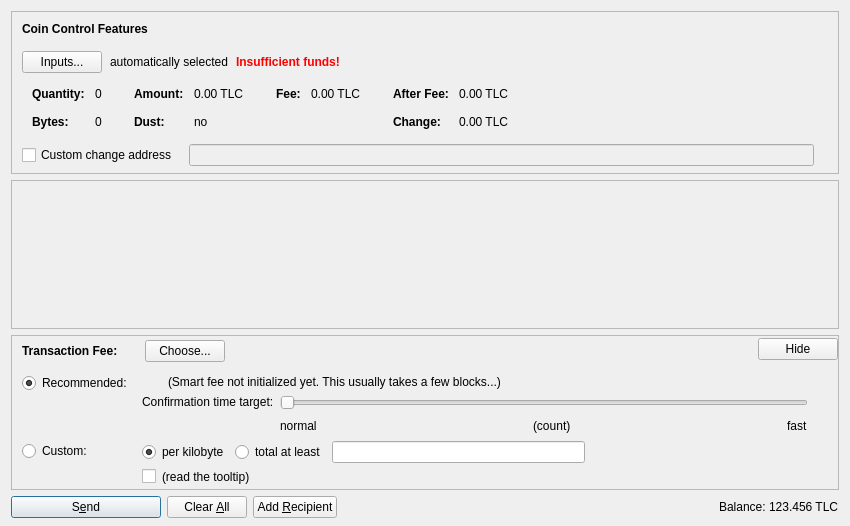
<?xml version="1.0" encoding="UTF-8"?>
<ui version="4.0">
 <class>SendCoinsDialog</class>
 <widget class="QDialog" name="SendCoinsDialog">
  <property name="geometry">
   <rect>
    <x>0</x>
    <y>0</y>
    <width>850</width>
    <height>526</height>
   </rect>
  </property>
  <property name="windowTitle">
   <string>Send Coins</string>
  </property>
  <layout class="QVBoxLayout" name="verticalLayout" stretch="0,1,0,0">
   <property name="bottomMargin">
    <number>8</number>
   </property>
   <item>
    <widget class="QFrame" name="frameCoinControl">
     <property name="sizePolicy">
      <sizepolicy hsizetype="Expanding" vsizetype="Expanding">
       <horstretch>0</horstretch>
       <verstretch>0</verstretch>
      </sizepolicy>
     </property>
     <property name="maximumSize">
      <size>
       <width>16777215</width>
       <height>16777215</height>
      </size>
     </property>
     <property name="frameShape">
      <enum>QFrame::StyledPanel</enum>
     </property>
     <property name="frameShadow">
      <enum>QFrame::Sunken</enum>
     </property>
     <layout class="QVBoxLayout" name="verticalLayoutCoinControl2">
      <property name="spacing">
       <number>0</number>
      </property>
      <property name="leftMargin">
       <number>0</number>
      </property>
      <property name="topMargin">
       <number>0</number>
      </property>
      <property name="rightMargin">
       <number>0</number>
      </property>
      <property name="bottomMargin">
       <number>6</number>
      </property>
      <item>
       <layout class="QVBoxLayout" name="verticalLayoutCoinControl" stretch="0,0,0,0,1">
        <property name="spacing">
         <number>0</number>
        </property>
        <property name="leftMargin">
         <number>10</number>
        </property>
        <property name="topMargin">
         <number>10</number>
        </property>
        <item>
         <layout class="QHBoxLayout" name="horizontalLayoutCoinControl1">
          <property name="bottomMargin">
           <number>15</number>
          </property>
          <item>
           <widget class="QLabel" name="labelCoinControlFeatures">
            <property name="sizePolicy">
             <sizepolicy hsizetype="Preferred" vsizetype="Maximum">
              <horstretch>0</horstretch>
              <verstretch>0</verstretch>
             </sizepolicy>
            </property>
            <property name="font">
             <font>
              <weight>75</weight>
              <bold>true</bold>
             </font>
            </property>
            <property name="styleSheet">
             <string notr="true">font-weight:bold;</string>
            </property>
            <property name="text">
             <string>Coin Control Features</string>
            </property>
           </widget>
          </item>
         </layout>
        </item>
        <item>
         <layout class="QHBoxLayout" name="horizontalLayoutCoinControl2" stretch="0,0,0,0">
          <property name="spacing">
           <number>8</number>
          </property>
          <property name="bottomMargin">
           <number>10</number>
          </property>
          <item>
           <widget class="QPushButton" name="pushButtonCoinControl">
            <property name="styleSheet">
             <string notr="true"/>
            </property>
            <property name="text">
             <string>Inputs...</string>
            </property>
            <property name="autoDefault">
             <bool>false</bool>
            </property>
           </widget>
          </item>
          <item>
           <widget class="QLabel" name="labelCoinControlAutomaticallySelected">
            <property name="text">
             <string>automatically selected</string>
            </property>
            <property name="margin">
             <number>5</number>
            </property>
           </widget>
          </item>
          <item>
           <widget class="QLabel" name="labelCoinControlInsuffFunds">
            <property name="font">
             <font>
              <weight>75</weight>
              <bold>true</bold>
             </font>
            </property>
            <property name="styleSheet">
             <string notr="true">color:red;font-weight:bold;</string>
            </property>
            <property name="text">
             <string>Insufficient funds!</string>
            </property>
            <property name="margin">
             <number>5</number>
            </property>
           </widget>
          </item>
          <item>
           <spacer name="horizontalSpacerCoinControl">
            <property name="orientation">
             <enum>Qt::Horizontal</enum>
            </property>
            <property name="sizeHint" stdset="0">
             <size>
              <width>40</width>
              <height>1</height>
             </size>
            </property>
           </spacer>
          </item>
         </layout>
        </item>
        <item>
         <widget class="QWidget" name="widgetCoinControl" native="true">
          <property name="sizePolicy">
           <sizepolicy hsizetype="Preferred" vsizetype="Preferred">
            <horstretch>0</horstretch>
            <verstretch>0</verstretch>
           </sizepolicy>
          </property>
          <property name="minimumSize">
           <size>
            <width>0</width>
            <height>0</height>
           </size>
          </property>
          <property name="styleSheet">
           <string notr="true"/>
          </property>
          <layout class="QHBoxLayout" name="horizontalLayoutCoinControl5">
           <property name="leftMargin">
            <number>0</number>
           </property>
           <property name="topMargin">
            <number>0</number>
           </property>
           <property name="rightMargin">
            <number>0</number>
           </property>
           <property name="bottomMargin">
            <number>0</number>
           </property>
           <item>
            <layout class="QHBoxLayout" name="horizontalLayoutCoinControl3" stretch="0,0,0,1">
             <property name="spacing">
              <number>20</number>
             </property>
             <property name="topMargin">
              <number>0</number>
             </property>
             <property name="bottomMargin">
              <number>10</number>
             </property>
             <item>
              <layout class="QFormLayout" name="formLayoutCoinControl1">
               <property name="horizontalSpacing">
                <number>10</number>
               </property>
               <property name="verticalSpacing">
                <number>14</number>
               </property>
               <property name="leftMargin">
                <number>10</number>
               </property>
               <property name="topMargin">
                <number>4</number>
               </property>
               <property name="rightMargin">
                <number>6</number>
               </property>
               <item row="0" column="0">
                <widget class="QLabel" name="labelCoinControlQuantityText">
                 <property name="font">
                  <font>
                   <weight>75</weight>
                   <bold>true</bold>
                  </font>
                 </property>
                 <property name="text">
                  <string>Quantity:</string>
                 </property>
                 <property name="margin">
                  <number>0</number>
                 </property>
                </widget>
               </item>
               <item row="0" column="1">
                <widget class="QLabel" name="labelCoinControlQuantity">
                 <property name="cursor">
                  <cursorShape>IBeamCursor</cursorShape>
                 </property>
                 <property name="contextMenuPolicy">
                  <enum>Qt::ActionsContextMenu</enum>
                 </property>
                 <property name="text">
                  <string notr="true">0</string>
                 </property>
                 <property name="margin">
                  <number>0</number>
                 </property>
                 <property name="textInteractionFlags">
                  <set>Qt::LinksAccessibleByMouse|Qt::TextSelectableByKeyboard|Qt::TextSelectableByMouse</set>
                 </property>
                </widget>
               </item>
               <item row="1" column="0">
                <widget class="QLabel" name="labelCoinControlBytesText">
                 <property name="font">
                  <font>
                   <weight>75</weight>
                   <bold>true</bold>
                  </font>
                 </property>
                 <property name="text">
                  <string>Bytes:</string>
                 </property>
                </widget>
               </item>
               <item row="1" column="1">
                <widget class="QLabel" name="labelCoinControlBytes">
                 <property name="cursor">
                  <cursorShape>IBeamCursor</cursorShape>
                 </property>
                 <property name="contextMenuPolicy">
                  <enum>Qt::ActionsContextMenu</enum>
                 </property>
                 <property name="text">
                  <string notr="true">0</string>
                 </property>
                 <property name="textInteractionFlags">
                  <set>Qt::LinksAccessibleByMouse|Qt::TextSelectableByKeyboard|Qt::TextSelectableByMouse</set>
                 </property>
                </widget>
               </item>
              </layout>
             </item>
             <item>
              <layout class="QFormLayout" name="formLayoutCoinControl2">
               <property name="horizontalSpacing">
                <number>10</number>
               </property>
               <property name="verticalSpacing">
                <number>14</number>
               </property>
               <property name="leftMargin">
                <number>6</number>
               </property>
               <property name="topMargin">
                <number>4</number>
               </property>
               <property name="rightMargin">
                <number>6</number>
               </property>
               <item row="0" column="0">
                <widget class="QLabel" name="labelCoinControlAmountText">
                 <property name="font">
                  <font>
                   <weight>75</weight>
                   <bold>true</bold>
                  </font>
                 </property>
                 <property name="text">
                  <string>Amount:</string>
                 </property>
                 <property name="margin">
                  <number>0</number>
                 </property>
                </widget>
               </item>
               <item row="0" column="1">
                <widget class="QLabel" name="labelCoinControlAmount">
                 <property name="cursor">
                  <cursorShape>IBeamCursor</cursorShape>
                 </property>
                 <property name="contextMenuPolicy">
                  <enum>Qt::ActionsContextMenu</enum>
                 </property>
                 <property name="text">
                  <string notr="true">0.00 TLC</string>
                 </property>
                 <property name="textInteractionFlags">
                  <set>Qt::LinksAccessibleByMouse|Qt::TextSelectableByKeyboard|Qt::TextSelectableByMouse</set>
                 </property>
                </widget>
               </item>
               <item row="1" column="0">
                <widget class="QLabel" name="labelCoinControlLowOutputText">
                 <property name="font">
                  <font>
                   <weight>75</weight>
                   <bold>true</bold>
                  </font>
                 </property>
                 <property name="text">
                  <string>Dust:</string>
                 </property>
                </widget>
               </item>
               <item row="1" column="1">
                <widget class="QLabel" name="labelCoinControlLowOutput">
                 <property name="cursor">
                  <cursorShape>IBeamCursor</cursorShape>
                 </property>
                 <property name="contextMenuPolicy">
                  <enum>Qt::ActionsContextMenu</enum>
                 </property>
                 <property name="text">
                  <string notr="true">no</string>
                 </property>
                 <property name="textInteractionFlags">
                  <set>Qt::LinksAccessibleByMouse|Qt::TextSelectableByKeyboard|Qt::TextSelectableByMouse</set>
                 </property>
                </widget>
               </item>
              </layout>
             </item>
             <item>
              <layout class="QFormLayout" name="formLayoutCoinControl3">
               <property name="horizontalSpacing">
                <number>10</number>
               </property>
               <property name="verticalSpacing">
                <number>14</number>
               </property>
               <property name="leftMargin">
                <number>6</number>
               </property>
               <property name="topMargin">
                <number>4</number>
               </property>
               <property name="rightMargin">
                <number>6</number>
               </property>
               <item row="0" column="0">
                <widget class="QLabel" name="labelCoinControlFeeText">
                 <property name="font">
                  <font>
                   <weight>75</weight>
                   <bold>true</bold>
                  </font>
                 </property>
                 <property name="text">
                  <string>Fee:</string>
                 </property>
                 <property name="margin">
                  <number>0</number>
                 </property>
                </widget>
               </item>
               <item row="0" column="1">
                <widget class="QLabel" name="labelCoinControlFee">
                 <property name="cursor">
                  <cursorShape>IBeamCursor</cursorShape>
                 </property>
                 <property name="contextMenuPolicy">
                  <enum>Qt::ActionsContextMenu</enum>
                 </property>
                 <property name="text">
                  <string notr="true">0.00 TLC</string>
                 </property>
                 <property name="textInteractionFlags">
                  <set>Qt::LinksAccessibleByMouse|Qt::TextSelectableByKeyboard|Qt::TextSelectableByMouse</set>
                 </property>
                </widget>
               </item>
              </layout>
             </item>
             <item>
              <layout class="QFormLayout" name="formLayoutCoinControl4">
               <property name="horizontalSpacing">
                <number>10</number>
               </property>
               <property name="verticalSpacing">
                <number>14</number>
               </property>
               <property name="leftMargin">
                <number>6</number>
               </property>
               <property name="topMargin">
                <number>4</number>
               </property>
               <property name="rightMargin">
                <number>6</number>
               </property>
               <item row="0" column="0">
                <widget class="QLabel" name="labelCoinControlAfterFeeText">
                 <property name="font">
                  <font>
                   <weight>75</weight>
                   <bold>true</bold>
                  </font>
                 </property>
                 <property name="text">
                  <string>After Fee:</string>
                 </property>
                 <property name="margin">
                  <number>0</number>
                 </property>
                </widget>
               </item>
               <item row="0" column="1">
                <widget class="QLabel" name="labelCoinControlAfterFee">
                 <property name="cursor">
                  <cursorShape>IBeamCursor</cursorShape>
                 </property>
                 <property name="contextMenuPolicy">
                  <enum>Qt::ActionsContextMenu</enum>
                 </property>
                 <property name="text">
                  <string notr="true">0.00 TLC</string>
                 </property>
                 <property name="textInteractionFlags">
                  <set>Qt::LinksAccessibleByMouse|Qt::TextSelectableByKeyboard|Qt::TextSelectableByMouse</set>
                 </property>
                </widget>
               </item>
               <item row="1" column="0">
                <widget class="QLabel" name="labelCoinControlChangeText">
                 <property name="font">
                  <font>
                   <weight>75</weight>
                   <bold>true</bold>
                  </font>
                 </property>
                 <property name="text">
                  <string>Change:</string>
                 </property>
                </widget>
               </item>
               <item row="1" column="1">
                <widget class="QLabel" name="labelCoinControlChange">
                 <property name="cursor">
                  <cursorShape>IBeamCursor</cursorShape>
                 </property>
                 <property name="contextMenuPolicy">
                  <enum>Qt::ActionsContextMenu</enum>
                 </property>
                 <property name="text">
                  <string notr="true">0.00 TLC</string>
                 </property>
                 <property name="textInteractionFlags">
                  <set>Qt::LinksAccessibleByMouse|Qt::TextSelectableByKeyboard|Qt::TextSelectableByMouse</set>
                 </property>
                </widget>
               </item>
              </layout>
             </item>
            </layout>
           </item>
          </layout>
         </widget>
        </item>
        <item>
         <layout class="QHBoxLayout" name="horizontalLayoutCoinControl4" stretch="0,0,0">
          <property name="spacing">
           <number>12</number>
          </property>
          <property name="sizeConstraint">
           <enum>QLayout::SetDefaultConstraint</enum>
          </property>
          <property name="topMargin">
           <number>5</number>
          </property>
          <property name="rightMargin">
           <number>5</number>
          </property>
          <item>
           <widget class="QCheckBox" name="checkBoxCoinControlChange">
            <property name="toolTip">
             <string>If this is activated, but the change address is empty or invalid, change will be sent to a newly generated address.</string>
            </property>
            <property name="text">
             <string>Custom change address</string>
            </property>
           </widget>
          </item>
          <item>
           <widget class="QValidatedLineEdit" name="lineEditCoinControlChange">
            <property name="enabled">
             <bool>false</bool>
            </property>
            <property name="sizePolicy">
             <sizepolicy hsizetype="Expanding" vsizetype="Fixed">
              <horstretch>0</horstretch>
              <verstretch>0</verstretch>
             </sizepolicy>
            </property>
           </widget>
          </item>
          <item>
           <widget class="QLabel" name="labelCoinControlChangeLabel">
            <property name="sizePolicy">
             <sizepolicy hsizetype="Preferred" vsizetype="Expanding">
              <horstretch>0</horstretch>
              <verstretch>0</verstretch>
             </sizepolicy>
            </property>
            <property name="minimumSize">
             <size>
              <width>0</width>
              <height>0</height>
             </size>
            </property>
            <property name="text">
             <string/>
            </property>
            <property name="margin">
             <number>3</number>
            </property>
           </widget>
          </item>
         </layout>
        </item>
        <item>
         <spacer name="verticalSpacerCoinControl">
          <property name="orientation">
           <enum>Qt::Vertical</enum>
          </property>
          <property name="sizeHint" stdset="0">
           <size>
            <width>800</width>
            <height>1</height>
           </size>
          </property>
         </spacer>
        </item>
       </layout>
      </item>
     </layout>
    </widget>
   </item>
   <item>
    <widget class="QScrollArea" name="scrollArea">
     <property name="widgetResizable">
      <bool>true</bool>
     </property>
     <widget class="QWidget" name="scrollAreaWidgetContents">
      <property name="geometry">
       <rect>
        <x>0</x>
        <y>0</y>
        <width>830</width>
        <height>104</height>
       </rect>
      </property>
      <layout class="QVBoxLayout" name="verticalLayout_2" stretch="0,1">
       <property name="leftMargin">
        <number>0</number>
       </property>
       <property name="topMargin">
        <number>0</number>
       </property>
       <property name="rightMargin">
        <number>0</number>
       </property>
       <property name="bottomMargin">
        <number>0</number>
       </property>
       <item>
        <layout class="QVBoxLayout" name="entries">
         <property name="spacing">
          <number>6</number>
         </property>
        </layout>
       </item>
       <item>
        <spacer name="verticalSpacer">
         <property name="orientation">
          <enum>Qt::Vertical</enum>
         </property>
         <property name="sizeHint" stdset="0">
          <size>
           <width>20</width>
           <height>40</height>
          </size>
         </property>
        </spacer>
       </item>
      </layout>
     </widget>
    </widget>
   </item>
   <item>
    <widget class="QFrame" name="frameFee">
     <property name="sizePolicy">
      <sizepolicy hsizetype="Expanding" vsizetype="Expanding">
       <horstretch>0</horstretch>
       <verstretch>0</verstretch>
      </sizepolicy>
     </property>
     <property name="maximumSize">
      <size>
       <width>16777215</width>
       <height>16777215</height>
      </size>
     </property>
     <property name="frameShape">
      <enum>QFrame::StyledPanel</enum>
     </property>
     <property name="frameShadow">
      <enum>QFrame::Sunken</enum>
     </property>
     <layout class="QVBoxLayout" name="verticalLayoutFee1">
      <property name="spacing">
       <number>0</number>
      </property>
      <property name="leftMargin">
       <number>0</number>
      </property>
      <property name="topMargin">
       <number>0</number>
      </property>
      <property name="rightMargin">
       <number>0</number>
      </property>
      <property name="bottomMargin">
       <number>0</number>
      </property>
      <item>
       <layout class="QVBoxLayout" name="verticalLayoutFee2" stretch="0,0,0">
        <property name="spacing">
         <number>0</number>
        </property>
        <property name="leftMargin">
         <number>10</number>
        </property>
        <property name="topMargin">
         <number>0</number>
        </property>
        <item>
         <layout class="QHBoxLayout" name="horizontalLayoutFee1">
          <property name="bottomMargin">
           <number>0</number>
          </property>
          <item>
           <layout class="QVBoxLayout" name="verticalLayoutFee7">
            <property name="spacing">
             <number>0</number>
            </property>
            <item>
             <spacer name="verticalSpacerSmartFee">
              <property name="orientation">
               <enum>Qt::Vertical</enum>
              </property>
              <property name="sizeType">
               <enum>QSizePolicy::Fixed</enum>
              </property>
              <property name="sizeHint" stdset="0">
               <size>
                <width>1</width>
                <height>4</height>
               </size>
              </property>
             </spacer>
            </item>
            <item>
             <layout class="QHBoxLayout" name="horizontalLayoutSmartFee">
              <property name="spacing">
               <number>10</number>
              </property>
              <item>
               <widget class="QLabel" name="labelFeeHeadline">
                <property name="sizePolicy">
                 <sizepolicy hsizetype="Preferred" vsizetype="Maximum">
                  <horstretch>0</horstretch>
                  <verstretch>0</verstretch>
                 </sizepolicy>
                </property>
                <property name="font">
                 <font>
                  <weight>75</weight>
                  <bold>true</bold>
                 </font>
                </property>
                <property name="styleSheet">
                 <string notr="true">font-weight:bold;</string>
                </property>
                <property name="text">
                 <string>Transaction Fee:</string>
                </property>
               </widget>
              </item>
              <item>
               <widget class="QLabel" name="labelFeeMinimized">
                <property name="text">
                 <string/>
                </property>
               </widget>
              </item>
              <item>
               <widget class="QPushButton" name="buttonChooseFee">
                <property name="text">
                 <string>Choose...</string>
                </property>
               </widget>
              </item>
             </layout>
            </item>
            <item>
             <spacer name="verticalSpacer_5">
              <property name="orientation">
               <enum>Qt::Vertical</enum>
              </property>
              <property name="sizeHint" stdset="0">
               <size>
                <width>1</width>
                <height>1</height>
               </size>
              </property>
             </spacer>
            </item>
           </layout>
          </item>
          <item>
           <spacer name="horizontalSpacer_4">
            <property name="orientation">
             <enum>Qt::Horizontal</enum>
            </property>
            <property name="sizeHint" stdset="0">
             <size>
              <width>40</width>
              <height>20</height>
             </size>
            </property>
           </spacer>
          </item>
          <item>
           <widget class="QPushButton" name="buttonMinimizeFee">
            <property name="toolTip">
             <string>collapse fee-settings</string>
            </property>
            <property name="text">
             <string>Hide</string>
            </property>
           </widget>
          </item>
         </layout>
        </item>
        <item>
         <widget class="QFrame" name="frameFeeSelection">
          <layout class="QVBoxLayout" name="verticalLayoutFee12">
           <property name="spacing">
            <number>0</number>
           </property>
           <property name="leftMargin">
            <number>0</number>
           </property>
           <property name="topMargin">
            <number>0</number>
           </property>
           <property name="rightMargin">
            <number>0</number>
           </property>
           <property name="bottomMargin">
            <number>0</number>
           </property>
           <item>
            <layout class="QGridLayout" name="gridLayoutFee">
             <property name="topMargin">
              <number>10</number>
             </property>
             <property name="bottomMargin">
              <number>4</number>
             </property>
             <property name="horizontalSpacing">
              <number>10</number>
             </property>
             <property name="verticalSpacing">
              <number>4</number>
             </property>
             <item row="1" column="1">
              <layout class="QVBoxLayout" name="verticalLayoutFee8">
               <property name="spacing">
                <number>6</number>
               </property>
               <item>
                <layout class="QHBoxLayout" name="horizontalLayoutFee13">
                 <item>
                  <widget class="QRadioButton" name="radioCustomPerKilobyte">
                   <property name="toolTip">
                    <string>If the custom fee is set to 1000 satoshis and the transaction is only 250 bytes, then &quot;per kilobyte&quot; only pays 250 satoshis in fee, while &quot;total at least&quot; pays 1000 satoshis. For transactions bigger than a kilobyte both pay by kilobyte.</string>
                   </property>
                   <property name="text">
                    <string>per kilobyte</string>
                   </property>
                   <property name="checked">
                    <bool>true</bool>
                   </property>
                   <attribute name="buttonGroup">
                    <string notr="true">groupCustomFee</string>
                   </attribute>
                  </widget>
                 </item>
                 <item>
                  <widget class="QRadioButton" name="radioCustomAtLeast">
                   <property name="toolTip">
                    <string>If the custom fee is set to 1000 satoshis and the transaction is only 250 bytes, then &quot;per kilobyte&quot; only pays 250 satoshis in fee, while &quot;total at least&quot; pays 1000 satoshis. For transactions bigger than a kilobyte both pay by kilobyte.</string>
                   </property>
                   <property name="text">
                    <string>total at least</string>
                   </property>
                   <attribute name="buttonGroup">
                    <string notr="true">groupCustomFee</string>
                   </attribute>
                  </widget>
                 </item>
                 <item>
                  <widget class="BitcoinAmountField" name="customFee"/>
                 </item>
                 <item>
                  <spacer name="horizontalSpacer_6">
                   <property name="orientation">
                    <enum>Qt::Horizontal</enum>
                   </property>
                   <property name="sizeHint" stdset="0">
                    <size>
                     <width>1</width>
                     <height>1</height>
                    </size>
                   </property>
                  </spacer>
                 </item>
                </layout>
               </item>
               <item>
                <layout class="QHBoxLayout" name="horizontalLayoutFee8">
                 <item>
                  <widget class="QCheckBox" name="checkBoxMinimumFee">
                   <property name="toolTip">
                    <string>Paying only the minimum fee is just fine as long as there is less transaction volume than space in the blocks. But be aware that this can end up in a never confirming transaction once there is more demand for telechain transactions than the network can process.</string>
                   </property>
                   <property name="text">
                    <string/>
                   </property>
                  </widget>
                 </item>
                 <item>
                  <widget class="QLabel" name="labelMinFeeWarning">
                   <property name="enabled">
                    <bool>true</bool>
                   </property>
                   <property name="toolTip">
                    <string>Paying only the minimum fee is just fine as long as there is less transaction volume than space in the blocks. But be aware that this can end up in a never confirming transaction once there is more demand for telechain transactions than the network can process.</string>
                   </property>
                   <property name="text">
                    <string>(read the tooltip)</string>
                   </property>
                   <property name="margin">
                    <number>5</number>
                   </property>
                  </widget>
                 </item>
                 <item>
                  <spacer name="horizontalSpacer_2">
                   <property name="orientation">
                    <enum>Qt::Horizontal</enum>
                   </property>
                   <property name="sizeHint" stdset="0">
                    <size>
                     <width>1</width>
                     <height>1</height>
                    </size>
                   </property>
                  </spacer>
                 </item>
                </layout>
               </item>
              </layout>
             </item>
             <item row="0" column="0">
              <layout class="QVBoxLayout" name="verticalLayoutFee4" stretch="0,1">
               <item>
                <widget class="QRadioButton" name="radioSmartFee">
                 <property name="text">
                  <string>Recommended:</string>
                 </property>
                 <property name="checked">
                  <bool>true</bool>
                 </property>
                 <attribute name="buttonGroup">
                  <string notr="true">groupFee</string>
                 </attribute>
                </widget>
               </item>
               <item>
                <spacer name="verticalSpacer_2">
                 <property name="orientation">
                  <enum>Qt::Vertical</enum>
                 </property>
                 <property name="sizeHint" stdset="0">
                  <size>
                   <width>1</width>
                   <height>1</height>
                  </size>
                 </property>
                </spacer>
               </item>
              </layout>
             </item>
             <item row="1" column="0">
              <layout class="QVBoxLayout" name="verticalLayoutFee9" stretch="0,1">
               <item>
                <widget class="QRadioButton" name="radioCustomFee">
                 <property name="text">
                  <string>Custom:</string>
                 </property>
                 <attribute name="buttonGroup">
                  <string notr="true">groupFee</string>
                 </attribute>
                </widget>
               </item>
               <item>
                <spacer name="verticalSpacer_6">
                 <property name="orientation">
                  <enum>Qt::Vertical</enum>
                 </property>
                 <property name="sizeHint" stdset="0">
                  <size>
                   <width>1</width>
                   <height>1</height>
                  </size>
                 </property>
                </spacer>
               </item>
              </layout>
             </item>
             <item row="0" column="1">
              <layout class="QVBoxLayout" name="verticalLayoutFee3" stretch="0,0,1">
               <property name="spacing">
                <number>6</number>
               </property>
               <property name="topMargin">
                <number>2</number>
               </property>
               <item>
                <layout class="QHBoxLayout" name="horizontalLayoutFee12">
                 <item>
                  <widget class="QLabel" name="labelSmartFee">
                   <property name="text">
                    <string/>
                   </property>
                   <property name="margin">
                    <number>2</number>
                   </property>
                  </widget>
                 </item>
                 <item>
                  <widget class="QLabel" name="labelFeeEstimation">
                   <property name="text">
                    <string/>
                   </property>
                  </widget>
                 </item>
                 <item>
                  <widget class="QLabel" name="labelSmartFee2">
                   <property name="text">
                    <string>(Smart fee not initialized yet. This usually takes a few blocks...)</string>
                   </property>
                   <property name="margin">
                    <number>2</number>
                   </property>
                  </widget>
                 </item>
                 <item>
                  <spacer name="horizontalSpacer_5">
                   <property name="orientation">
                    <enum>Qt::Horizontal</enum>
                   </property>
                   <property name="sizeHint" stdset="0">
                    <size>
                     <width>1</width>
                     <height>1</height>
                    </size>
                   </property>
                  </spacer>
                 </item>
                </layout>
               </item>
               <item>
                <layout class="QHBoxLayout" name="horizontalLayoutFee9">
                 <item>
                  <layout class="QVBoxLayout" name="verticalLayoutFee6">
                   <item>
                    <widget class="QLabel" name="labelSmartFee3">
                     <property name="text">
                      <string>Confirmation time target:</string>
                     </property>
                     <property name="margin">
                      <number>2</number>
                     </property>
                    </widget>
                   </item>
                   <item>
                    <spacer name="verticalSpacer_3">
                     <property name="orientation">
                      <enum>Qt::Vertical</enum>
                     </property>
                     <property name="sizeHint" stdset="0">
                      <size>
                       <width>1</width>
                       <height>1</height>
                      </size>
                     </property>
                    </spacer>
                   </item>
                  </layout>
                 </item>
                 <item>
                  <layout class="QVBoxLayout" name="verticalLayoutFee5">
                   <property name="rightMargin">
                    <number>30</number>
                   </property>
                   <item>
                    <widget class="QSlider" name="sliderSmartFee">
                     <property name="minimum">
                      <number>0</number>
                     </property>
                     <property name="maximum">
                      <number>23</number>
                     </property>
                     <property name="pageStep">
                      <number>1</number>
                     </property>
                     <property name="value">
                      <number>0</number>
                     </property>
                     <property name="orientation">
                      <enum>Qt::Horizontal</enum>
                     </property>
                     <property name="invertedAppearance">
                      <bool>false</bool>
                     </property>
                     <property name="invertedControls">
                      <bool>false</bool>
                     </property>
                     <property name="tickPosition">
                      <enum>QSlider::NoTicks</enum>
                     </property>
                    </widget>
                   </item>
                   <item>
                    <layout class="QHBoxLayout" name="horizontalLayoutFee10">
                     <item>
                      <widget class="QLabel" name="labelSmartFeeNormal">
                       <property name="text">
                        <string>normal</string>
                       </property>
                      </widget>
                     </item>
                     <item>
                      <spacer name="horizontalSpacer_7">
                       <property name="orientation">
                        <enum>Qt::Horizontal</enum>
                       </property>
                       <property name="sizeHint" stdset="0">
                        <size>
                         <width>40</width>
                         <height>20</height>
                        </size>
                       </property>
                      </spacer>
                     </item>
                     <item>
                      <widget class="QLabel" name="confirmationTargetLabel">
                       <property name="text">
                        <string notr="true">(count)</string>
                       </property>
                      </widget>
                     </item>
                     <item>
                      <spacer name="horizontalSpacer_3">
                       <property name="orientation">
                        <enum>Qt::Horizontal</enum>
                       </property>
                       <property name="sizeHint" stdset="0">
                        <size>
                         <width>40</width>
                         <height>20</height>
                        </size>
                       </property>
                      </spacer>
                     </item>
                     <item>
                      <widget class="QLabel" name="labelSmartFeeFast">
                       <property name="text">
                        <string>fast</string>
                       </property>
                      </widget>
                     </item>
                    </layout>
                   </item>
                  </layout>
                 </item>
                </layout>
               </item>
               <item>
                <spacer name="verticalSpacer_4">
                 <property name="orientation">
                  <enum>Qt::Vertical</enum>
                 </property>
                 <property name="sizeHint" stdset="0">
                  <size>
                   <width>1</width>
                   <height>1</height>
                  </size>
                 </property>
                </spacer>
               </item>
              </layout>
             </item>
            </layout>
           </item>
          </layout>
         </widget>
        </item>
        <item>
         <spacer name="verticalSpacerFee">
          <property name="orientation">
           <enum>Qt::Vertical</enum>
          </property>
          <property name="sizeHint" stdset="0">
           <size>
            <width>800</width>
            <height>1</height>
           </size>
          </property>
         </spacer>
        </item>
       </layout>
      </item>
     </layout>
    </widget>
   </item>
   <item>
    <layout class="QHBoxLayout" name="horizontalLayout">
     <item>
      <widget class="QPushButton" name="sendButton">
       <property name="minimumSize">
        <size>
         <width>150</width>
         <height>0</height>
        </size>
       </property>
       <property name="toolTip">
        <string>Confirm the send action</string>
       </property>
       <property name="text">
        <string>S&amp;end</string>
       </property>
       <property name="icon">
        <iconset resource="../bitcoin.qrc">
         <normaloff>:/icons/send</normaloff>:/icons/send</iconset>
       </property>
       <property name="autoDefault">
        <bool>false</bool>
       </property>
       <property name="default">
        <bool>true</bool>
       </property>
      </widget>
     </item>
     <item>
      <widget class="QPushButton" name="clearButton">
       <property name="sizePolicy">
        <sizepolicy hsizetype="Minimum" vsizetype="Fixed">
         <horstretch>0</horstretch>
         <verstretch>0</verstretch>
        </sizepolicy>
       </property>
       <property name="toolTip">
        <string>Clear all fields of the form.</string>
       </property>
       <property name="text">
        <string>Clear &amp;All</string>
       </property>
       <property name="icon">
        <iconset resource="../bitcoin.qrc">
         <normaloff>:/icons/remove</normaloff>:/icons/remove</iconset>
       </property>
       <property name="autoDefault">
        <bool>false</bool>
       </property>
      </widget>
     </item>
     <item>
      <widget class="QPushButton" name="addButton">
       <property name="toolTip">
        <string>Send to multiple recipients at once</string>
       </property>
       <property name="text">
        <string>Add &amp;Recipient</string>
       </property>
       <property name="icon">
        <iconset resource="../bitcoin.qrc">
         <normaloff>:/icons/add</normaloff>:/icons/add</iconset>
       </property>
       <property name="autoDefault">
        <bool>false</bool>
       </property>
      </widget>
     </item>
     <item>
      <spacer name="horizontalSpacer">
       <property name="orientation">
        <enum>Qt::Horizontal</enum>
       </property>
       <property name="sizeHint" stdset="0">
        <size>
         <width>40</width>
         <height>20</height>
        </size>
       </property>
      </spacer>
     </item>
     <item>
      <layout class="QHBoxLayout" name="horizontalLayout_2">
       <property name="spacing">
        <number>3</number>
       </property>
       <item>
        <widget class="QLabel" name="label">
         <property name="sizePolicy">
          <sizepolicy hsizetype="Preferred" vsizetype="Fixed">
           <horstretch>0</horstretch>
           <verstretch>0</verstretch>
          </sizepolicy>
         </property>
         <property name="text">
          <string>Balance:</string>
         </property>
        </widget>
       </item>
       <item>
        <widget class="QLabel" name="labelBalance">
         <property name="sizePolicy">
          <sizepolicy hsizetype="Preferred" vsizetype="Fixed">
           <horstretch>0</horstretch>
           <verstretch>0</verstretch>
          </sizepolicy>
         </property>
         <property name="cursor">
          <cursorShape>IBeamCursor</cursorShape>
         </property>
         <property name="text">
          <string notr="true">123.456 TLC</string>
         </property>
         <property name="textInteractionFlags">
          <set>Qt::LinksAccessibleByMouse|Qt::TextSelectableByKeyboard|Qt::TextSelectableByMouse</set>
         </property>
        </widget>
       </item>
      </layout>
     </item>
    </layout>
   </item>
  </layout>
 </widget>
 <customwidgets>
  <customwidget>
   <class>QValidatedLineEdit</class>
   <extends>QLineEdit</extends>
   <header>qvalidatedlineedit.h</header>
  </customwidget>
  <customwidget>
   <class>BitcoinAmountField</class>
   <extends>QLineEdit</extends>
   <header>bitcoinamountfield.h</header>
   <container>1</container>
  </customwidget>
 </customwidgets>
 <resources>
  <include location="../bitcoin.qrc"/>
 </resources>
 <connections/>
 <buttongroups>
  <buttongroup name="groupFee"/>
  <buttongroup name="groupCustomFee"/>
 </buttongroups>
</ui>
